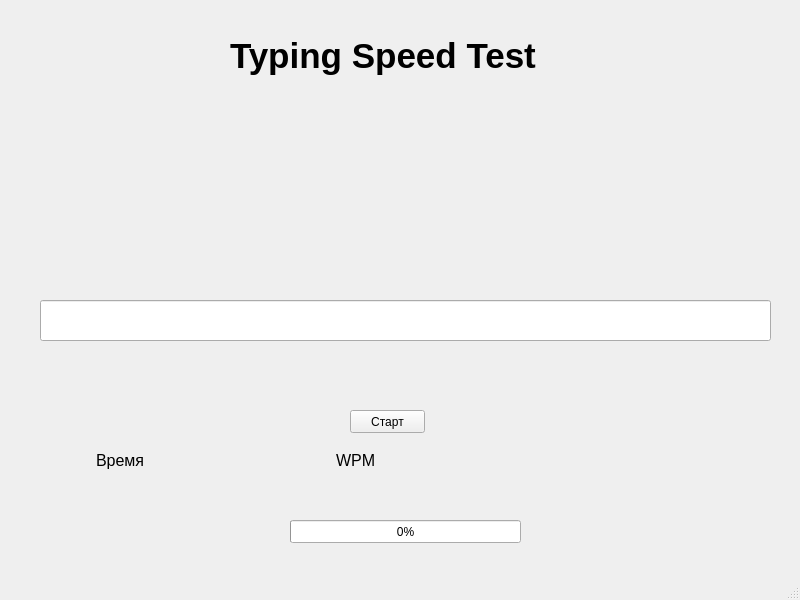
<?xml version="1.0" encoding="UTF-8"?>
<ui version="4.0">
 <class>MainWindow</class>
 <widget class="QMainWindow" name="MainWindow">
  <property name="geometry">
   <rect>
    <x>0</x>
    <y>0</y>
    <width>800</width>
    <height>600</height>
   </rect>
  </property>
  <property name="windowTitle">
   <string>MainWindow</string>
  </property>
  <widget class="QWidget" name="centralwidget">
   <widget class="QLabel" name="label">
    <property name="geometry">
     <rect>
      <x>230</x>
      <y>30</y>
      <width>391</width>
      <height>51</height>
     </rect>
    </property>
    <property name="font">
     <font>
      <pointsize>26</pointsize>
      <weight>75</weight>
      <italic>false</italic>
      <bold>true</bold>
      <underline>false</underline>
      <strikeout>false</strikeout>
     </font>
    </property>
    <property name="text">
     <string>Typing Speed Test</string>
    </property>
   </widget>
   <widget class="QProgressBar" name="progressBar">
    <property name="geometry">
     <rect>
      <x>290</x>
      <y>520</y>
      <width>231</width>
      <height>23</height>
     </rect>
    </property>
    <property name="value">
     <number>0</number>
    </property>
   </widget>
   <widget class="QPushButton" name="pushButton">
    <property name="geometry">
     <rect>
      <x>350</x>
      <y>410</y>
      <width>75</width>
      <height>23</height>
     </rect>
    </property>
    <property name="text">
     <string>Старт</string>
    </property>
   </widget>
   <widget class="QLineEdit" name="lineEdit">
    <property name="enabled">
     <bool>true</bool>
    </property>
    <property name="geometry">
     <rect>
      <x>40</x>
      <y>300</y>
      <width>731</width>
      <height>41</height>
     </rect>
    </property>
    <property name="font">
     <font>
      <pointsize>12</pointsize>
     </font>
    </property>
   </widget>
   <widget class="QLabel" name="label_2">
    <property name="geometry">
     <rect>
      <x>10</x>
      <y>170</y>
      <width>781</width>
      <height>81</height>
     </rect>
    </property>
    <property name="font">
     <font>
      <pointsize>16</pointsize>
     </font>
    </property>
    <property name="text">
     <string/>
    </property>
   </widget>
   <widget class="QLabel" name="label_time">
    <property name="geometry">
     <rect>
      <x>96</x>
      <y>450</y>
      <width>61</width>
      <height>21</height>
     </rect>
    </property>
    <property name="font">
     <font>
      <pointsize>12</pointsize>
     </font>
    </property>
    <property name="text">
     <string>Время</string>
    </property>
   </widget>
   <widget class="QLabel" name="label_time_res">
    <property name="geometry">
     <rect>
      <x>176</x>
      <y>450</y>
      <width>51</width>
      <height>20</height>
     </rect>
    </property>
    <property name="text">
     <string/>
    </property>
   </widget>
   <widget class="QLabel" name="label_wpm">
    <property name="geometry">
     <rect>
      <x>336</x>
      <y>450</y>
      <width>51</width>
      <height>20</height>
     </rect>
    </property>
    <property name="font">
     <font>
      <pointsize>12</pointsize>
     </font>
    </property>
    <property name="text">
     <string>WPM</string>
    </property>
   </widget>
   <widget class="QLabel" name="label_wpm_res">
    <property name="geometry">
     <rect>
      <x>436</x>
      <y>450</y>
      <width>51</width>
      <height>20</height>
     </rect>
    </property>
    <property name="text">
     <string/>
    </property>
   </widget>
   <widget class="QLabel" name="label_accu">
    <property name="geometry">
     <rect>
      <x>370</x>
      <y>490</y>
      <width>47</width>
      <height>13</height>
     </rect>
    </property>
    <property name="text">
     <string/>
    </property>
   </widget>
  </widget>
  <widget class="QMenuBar" name="menubar">
   <property name="geometry">
    <rect>
     <x>0</x>
     <y>0</y>
     <width>800</width>
     <height>21</height>
    </rect>
   </property>
  </widget>
  <widget class="QStatusBar" name="statusbar"/>
 </widget>
 <resources/>
 <connections/>
</ui>
